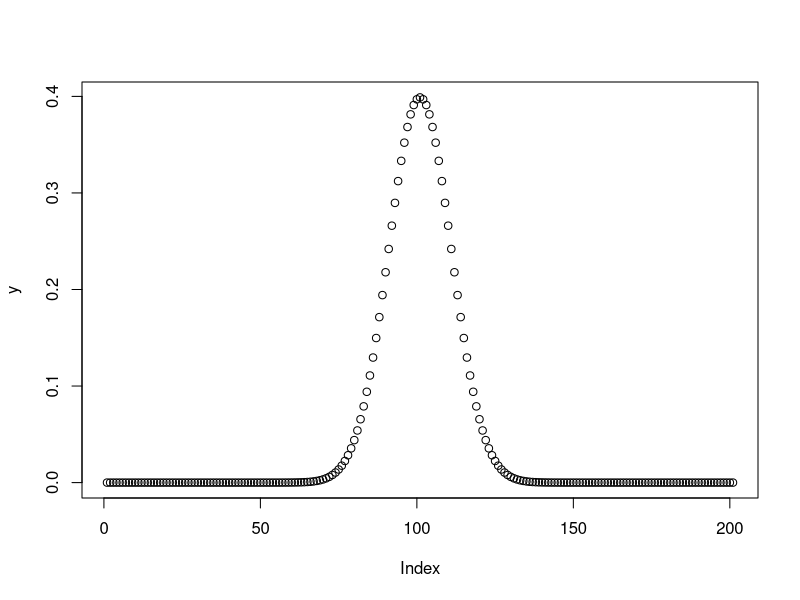

The R source for this figure:
# Generate Normal dist. and plot it  
x <- seq(-10,10, by=0.1)
y <- dnorm(x)
plot(y)
rm(x,y)
#______________________

#You are given an array prices where prices[i] is the price of a given stock on the ith day.
#You want to maximize your profit by choosing a single day to buy one stock and choosing a different day in the future to sell that stock.
#Return the maximum profit you can achieve from this transaction. If you cannot achieve any profit, return 0.
### need to be solved ####
#______________________


#1 - Find the max value 
prices <- c(-7,-1,-1,5,-1,-1)
mx=prices[1]
for (i in 1:length(prices)){
  if (prices[i]>mx){
    mx=prices[i]
  }
}  
print(mx)

#1.1 Find the min value 
prices <- c(-7,-1,-1,-10,5,-1,-1)
mn=prices[1]
for (i in 1:length(prices)){
  if(prices[i]<mn){
    mn=prices[i]
  }
}
print(mn)

#2 - Find the max value when starting point=1st var, loop start from day2 
prices <- c(7,1,1,8,10,12,1)
mx=prices[1]
mxchanged=0 
day=0
for (i in 2:length(prices)){
  if (prices[i]>mx){
    mx=prices[i]
    mxchanged=1
    day=i
  }
}  
if (mxchanged==1) {
  print(mx)
  print(day)
} else {
  print("You lost your money")
}

#3 - sum the prices vector if there is a change
prices <- c(7,1,1,8,10,12,1)
mx=prices[1]
mxchanged=0 
sm=0
for (i in 1:length(prices)){
  if (prices[i]>mx){
    sm=prices[i]+mx
    mx=prices[i]
    mxchanged=1
  }
}  
if (mxchanged==1) {
  print(mx)
  print(sm)
} else {
  print("You lost your money")
}

#4 - add sum
add=0
for (i in 1:length(prices)){
  add=add+prices[i]
}
print(paste("your sum is:", add))

#5 - How many negativ/positive in vector
negpos <- c(-1,-2,3,2,0,-5,5)
neg=0
pos=0
for (i in 1:length(negpos)){
  if(negpos[i]<0){
    neg=neg+1
  }
  pos=length(negpos)-neg
}
print(neg)
print(pos)

#5.1 - How many negativ/positive/zero in vector
neg_pos <- c(-1,-2,3,2,1,-5,1,0)
neg=0
pos=0
zero=0
for (i in 1:length(neg_pos)){
  if(neg_pos[i]<0){
    neg=neg+1
  } 
  if(neg_pos[i]==0){
    zero=zero+1
  }
}
pos=length(neg_pos)-neg-zero
print(paste("neg;",neg))
print(paste("pos;",pos))
print(paste("zero;",zero))

#6 Sum two (easy version): print all the indexes
## that the value inside them is equal to the value inside the FIRST element in the array
# example: c(-1,-2,3,2,1,-5,1) -> 5,7
aray <- c(-1,-2,3,2,-1,-5,-1)
for (i in 2:length(aray)){
  if(aray[i]==aray[1]){
    i_index=i
    print(i_index)
  }
}

#6.1 double loop example
for (i in 1:3){
  for (j in 1:3){
    print(paste(i,j))
  }
}

#7 print differences: neg_pos <- c(1, 2, 5, 8, 10) -> 1, 3, 3, 2
v <- c(1, 2, 5, 8, 10)
dif_aray <- numeric(length(v)-1)
for (i in 1:length(v)-1){
  dif <- v[i+1]-v[i]
  dif_aray[i] <- dif
}
print(dif_aray)

#8 Sum two (real version): print all the indexes that the sum of their value equals 0
# example: c(-1,-2,3,2,1,-5,2) -> (1,5), (2,4), (2,7)
v <- c(-1,-2,3,2,1,-5,2)
for (i in 1:length(v)) {
  for (j in i:length(v)) {
    if (v[j]==(-v[i])) {
      print(paste(i,j)) 
    } 
   }
 }
#8
v <- c(-1,-2,3,2,1,-5,2)
for (i in 1:length(v)) {
  for (j in i:length(v)) {
    if (v[j]+v[i]==0) {
      print(paste(i,j)) 
    } 
  }
}

#9 Given an array of length N, with values of numbers in the range of 1..N, print the number
# of times each number appeared (guy merin asked me in Msft):
# example: c(1,5,3,5,3) -> (1, 0, 2, 0, 2)

v <- c(1,5,3,5,3,6,6,0)
aray <- numeric(6)
for (i in 1:length(v)){
   aray[v[i]]=aray[v[i]]+1
}
print(aray)
 
#_______________________
## Two sums
#Given an array of integers nums and an integer target, return indices of the two numbers such that they add up to target.
#You may assume that each input would have exactly one solution, and you may not use the same element twice.
#You can return the answer in any order.

# Sub optimal O(N^2)
nums <- c(3,5,2,4,7,11,15,2) 
target <- 9
should_break <- 0

for (i in 1:length(nums)){
  for (j in i:length(nums)){
    if (nums[i]+nums[j]==target){
      should_break <- 1
      print(paste(i,j))
      break
    }
  }
  if(should_break==1) {
    break
  }
}

# optimal O(N)
nums <- c(3,5,2,4,7,11,15,2) 
aray <- numeric(100) # create a "dictionary" to store new index array  
target <- 18
should_break <- 0

for (i in 1:length(nums)){
  aray[nums[i]]=i   # store the nums vector indexes into array   
  if((aray[target-nums[i]])>0){   # go over the nums, if we already found a completing number - means the index box(in aray) not empty    
    should_break <- 1   
    print(paste(aray[target-nums[i]],i)) # print the first and second index
    break
  }
  if(should_break==1) {
    break
  }
}

#_________________
#Given a string, return the first recurring character in it, or None if there is no recurring chracter.
#input = "interviewquery"
#output = "i"

#1 numeric example
v <- c(1,5,3,5,3,6,6,0)
aray <- numeric(10)
should_break <- 0
for (i in 1:length(v)){
 aray[v[i]]=aray[v[i]]+1
 if(aray[v[i]]==2){
   should_break <- 1
   print(v[i])
   break
 }
 if(should_break==1) {
   break
 }
}


